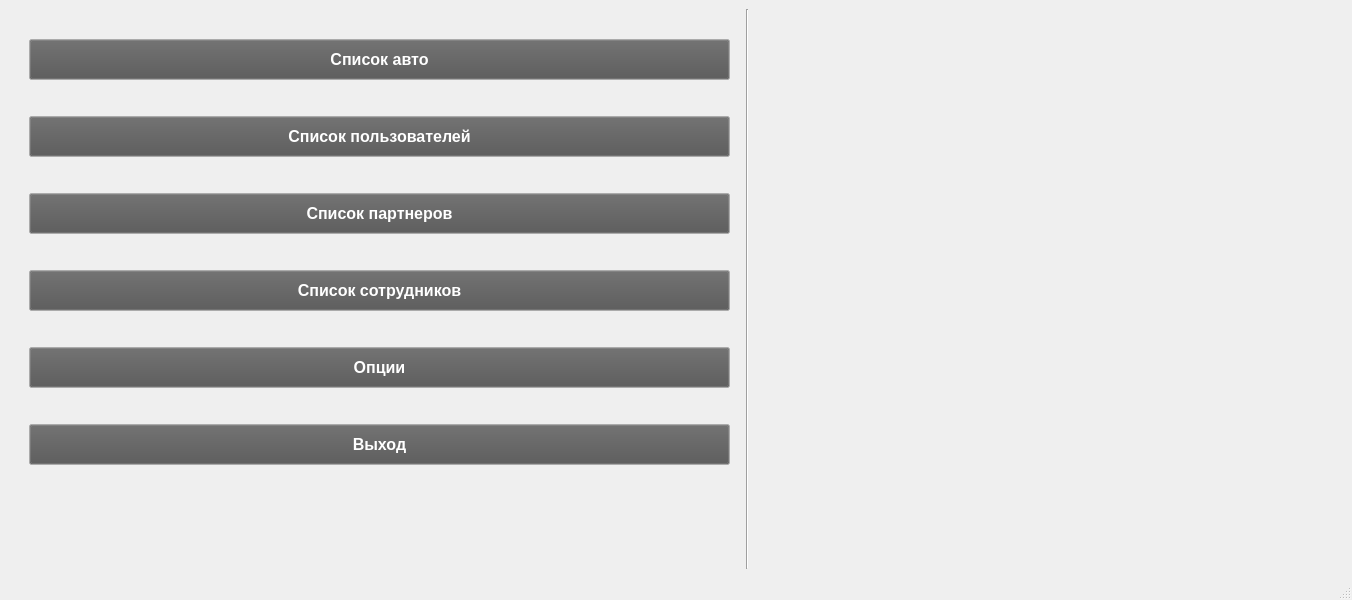
<?xml version="1.0" encoding="UTF-8"?>
<ui version="4.0">
 <class>MainWindow</class>
 <widget class="QMainWindow" name="MainWindow">
  <property name="geometry">
   <rect>
    <x>0</x>
    <y>0</y>
    <width>1352</width>
    <height>600</height>
   </rect>
  </property>
  <property name="windowTitle">
   <string>MainWindow</string>
  </property>
  <widget class="QWidget" name="centralwidget">
   <layout class="QHBoxLayout" name="horizontalLayout_2">
    <item>
     <spacer name="horizontalSpacer_2">
      <property name="sizePolicy">
       <sizepolicy hsizetype="Fixed" vsizetype="Minimum">
        <horstretch>0</horstretch>
        <verstretch>0</verstretch>
       </sizepolicy>
      </property>
      <property name="orientation">
       <enum>Qt::Orientation::Horizontal</enum>
      </property>
      <property name="sizeType">
       <enum>QSizePolicy::Policy::Fixed</enum>
      </property>
      <property name="sizeHint" stdset="0">
       <size>
        <width>20</width>
        <height>20</height>
       </size>
      </property>
     </spacer>
    </item>
    <item>
     <layout class="QHBoxLayout" name="horizontalLayout">
      <item>
       <layout class="QVBoxLayout" name="verticalLayout">
        <item>
         <spacer name="verticalSpacer">
          <property name="orientation">
           <enum>Qt::Orientation::Vertical</enum>
          </property>
          <property name="sizeType">
           <enum>QSizePolicy::Policy::Fixed</enum>
          </property>
          <property name="sizeHint" stdset="0">
           <size>
            <width>20</width>
            <height>30</height>
           </size>
          </property>
         </spacer>
        </item>
        <item>
         <widget class="QPushButton" name="auto_list_button">
          <property name="sizePolicy">
           <sizepolicy hsizetype="Fixed" vsizetype="Fixed">
            <horstretch>0</horstretch>
            <verstretch>0</verstretch>
           </sizepolicy>
          </property>
          <property name="minimumSize">
           <size>
            <width>701</width>
            <height>41</height>
           </size>
          </property>
          <property name="palette">
           <palette>
            <active>
             <colorrole role="WindowText">
              <brush brushstyle="SolidPattern">
               <color alpha="255">
                <red>0</red>
                <green>0</green>
                <blue>0</blue>
               </color>
              </brush>
             </colorrole>
             <colorrole role="Button">
              <brush brushstyle="SolidPattern">
               <color alpha="255">
                <red>84</red>
                <green>84</green>
                <blue>84</blue>
               </color>
              </brush>
             </colorrole>
             <colorrole role="Light">
              <brush brushstyle="SolidPattern">
               <color alpha="255">
                <red>185</red>
                <green>185</green>
                <blue>185</blue>
               </color>
              </brush>
             </colorrole>
             <colorrole role="Dark">
              <brush brushstyle="SolidPattern">
               <color alpha="255">
                <red>84</red>
                <green>84</green>
                <blue>84</blue>
               </color>
              </brush>
             </colorrole>
             <colorrole role="Text">
              <brush brushstyle="SolidPattern">
               <color alpha="255">
                <red>0</red>
                <green>0</green>
                <blue>0</blue>
               </color>
              </brush>
             </colorrole>
             <colorrole role="ButtonText">
              <brush brushstyle="SolidPattern">
               <color alpha="255">
                <red>255</red>
                <green>255</green>
                <blue>255</blue>
               </color>
              </brush>
             </colorrole>
            </active>
            <inactive>
             <colorrole role="WindowText">
              <brush brushstyle="SolidPattern">
               <color alpha="255">
                <red>0</red>
                <green>0</green>
                <blue>0</blue>
               </color>
              </brush>
             </colorrole>
             <colorrole role="Button">
              <brush brushstyle="SolidPattern">
               <color alpha="255">
                <red>84</red>
                <green>84</green>
                <blue>84</blue>
               </color>
              </brush>
             </colorrole>
             <colorrole role="Light">
              <brush brushstyle="SolidPattern">
               <color alpha="255">
                <red>185</red>
                <green>185</green>
                <blue>185</blue>
               </color>
              </brush>
             </colorrole>
             <colorrole role="Dark">
              <brush brushstyle="SolidPattern">
               <color alpha="255">
                <red>84</red>
                <green>84</green>
                <blue>84</blue>
               </color>
              </brush>
             </colorrole>
             <colorrole role="Text">
              <brush brushstyle="SolidPattern">
               <color alpha="255">
                <red>0</red>
                <green>0</green>
                <blue>0</blue>
               </color>
              </brush>
             </colorrole>
             <colorrole role="ButtonText">
              <brush brushstyle="SolidPattern">
               <color alpha="255">
                <red>255</red>
                <green>255</green>
                <blue>255</blue>
               </color>
              </brush>
             </colorrole>
            </inactive>
            <disabled>
             <colorrole role="WindowText">
              <brush brushstyle="SolidPattern">
               <color alpha="255">
                <red>84</red>
                <green>84</green>
                <blue>84</blue>
               </color>
              </brush>
             </colorrole>
             <colorrole role="Button">
              <brush brushstyle="SolidPattern">
               <color alpha="255">
                <red>84</red>
                <green>84</green>
                <blue>84</blue>
               </color>
              </brush>
             </colorrole>
             <colorrole role="Light">
              <brush brushstyle="SolidPattern">
               <color alpha="255">
                <red>185</red>
                <green>185</green>
                <blue>185</blue>
               </color>
              </brush>
             </colorrole>
             <colorrole role="Dark">
              <brush brushstyle="SolidPattern">
               <color alpha="255">
                <red>84</red>
                <green>84</green>
                <blue>84</blue>
               </color>
              </brush>
             </colorrole>
             <colorrole role="Text">
              <brush brushstyle="SolidPattern">
               <color alpha="255">
                <red>84</red>
                <green>84</green>
                <blue>84</blue>
               </color>
              </brush>
             </colorrole>
             <colorrole role="ButtonText">
              <brush brushstyle="SolidPattern">
               <color alpha="255">
                <red>84</red>
                <green>84</green>
                <blue>84</blue>
               </color>
              </brush>
             </colorrole>
            </disabled>
           </palette>
          </property>
          <property name="font">
           <font>
            <pointsize>12</pointsize>
            <bold>true</bold>
           </font>
          </property>
          <property name="text">
           <string>Список авто</string>
          </property>
         </widget>
        </item>
        <item>
         <spacer name="verticalSpacer_3">
          <property name="orientation">
           <enum>Qt::Orientation::Vertical</enum>
          </property>
          <property name="sizeType">
           <enum>QSizePolicy::Policy::Fixed</enum>
          </property>
          <property name="sizeHint" stdset="0">
           <size>
            <width>20</width>
            <height>30</height>
           </size>
          </property>
         </spacer>
        </item>
        <item>
         <widget class="QPushButton" name="user_list_button">
          <property name="sizePolicy">
           <sizepolicy hsizetype="Fixed" vsizetype="Fixed">
            <horstretch>0</horstretch>
            <verstretch>0</verstretch>
           </sizepolicy>
          </property>
          <property name="minimumSize">
           <size>
            <width>701</width>
            <height>41</height>
           </size>
          </property>
          <property name="palette">
           <palette>
            <active>
             <colorrole role="WindowText">
              <brush brushstyle="SolidPattern">
               <color alpha="255">
                <red>0</red>
                <green>0</green>
                <blue>0</blue>
               </color>
              </brush>
             </colorrole>
             <colorrole role="Button">
              <brush brushstyle="SolidPattern">
               <color alpha="255">
                <red>84</red>
                <green>84</green>
                <blue>84</blue>
               </color>
              </brush>
             </colorrole>
             <colorrole role="Light">
              <brush brushstyle="SolidPattern">
               <color alpha="255">
                <red>185</red>
                <green>185</green>
                <blue>185</blue>
               </color>
              </brush>
             </colorrole>
             <colorrole role="Dark">
              <brush brushstyle="SolidPattern">
               <color alpha="255">
                <red>84</red>
                <green>84</green>
                <blue>84</blue>
               </color>
              </brush>
             </colorrole>
             <colorrole role="Text">
              <brush brushstyle="SolidPattern">
               <color alpha="255">
                <red>0</red>
                <green>0</green>
                <blue>0</blue>
               </color>
              </brush>
             </colorrole>
             <colorrole role="ButtonText">
              <brush brushstyle="SolidPattern">
               <color alpha="255">
                <red>255</red>
                <green>255</green>
                <blue>255</blue>
               </color>
              </brush>
             </colorrole>
            </active>
            <inactive>
             <colorrole role="WindowText">
              <brush brushstyle="SolidPattern">
               <color alpha="255">
                <red>0</red>
                <green>0</green>
                <blue>0</blue>
               </color>
              </brush>
             </colorrole>
             <colorrole role="Button">
              <brush brushstyle="SolidPattern">
               <color alpha="255">
                <red>84</red>
                <green>84</green>
                <blue>84</blue>
               </color>
              </brush>
             </colorrole>
             <colorrole role="Light">
              <brush brushstyle="SolidPattern">
               <color alpha="255">
                <red>185</red>
                <green>185</green>
                <blue>185</blue>
               </color>
              </brush>
             </colorrole>
             <colorrole role="Dark">
              <brush brushstyle="SolidPattern">
               <color alpha="255">
                <red>84</red>
                <green>84</green>
                <blue>84</blue>
               </color>
              </brush>
             </colorrole>
             <colorrole role="Text">
              <brush brushstyle="SolidPattern">
               <color alpha="255">
                <red>0</red>
                <green>0</green>
                <blue>0</blue>
               </color>
              </brush>
             </colorrole>
             <colorrole role="ButtonText">
              <brush brushstyle="SolidPattern">
               <color alpha="255">
                <red>255</red>
                <green>255</green>
                <blue>255</blue>
               </color>
              </brush>
             </colorrole>
            </inactive>
            <disabled>
             <colorrole role="WindowText">
              <brush brushstyle="SolidPattern">
               <color alpha="255">
                <red>84</red>
                <green>84</green>
                <blue>84</blue>
               </color>
              </brush>
             </colorrole>
             <colorrole role="Button">
              <brush brushstyle="SolidPattern">
               <color alpha="255">
                <red>84</red>
                <green>84</green>
                <blue>84</blue>
               </color>
              </brush>
             </colorrole>
             <colorrole role="Light">
              <brush brushstyle="SolidPattern">
               <color alpha="255">
                <red>185</red>
                <green>185</green>
                <blue>185</blue>
               </color>
              </brush>
             </colorrole>
             <colorrole role="Dark">
              <brush brushstyle="SolidPattern">
               <color alpha="255">
                <red>84</red>
                <green>84</green>
                <blue>84</blue>
               </color>
              </brush>
             </colorrole>
             <colorrole role="Text">
              <brush brushstyle="SolidPattern">
               <color alpha="255">
                <red>84</red>
                <green>84</green>
                <blue>84</blue>
               </color>
              </brush>
             </colorrole>
             <colorrole role="ButtonText">
              <brush brushstyle="SolidPattern">
               <color alpha="255">
                <red>84</red>
                <green>84</green>
                <blue>84</blue>
               </color>
              </brush>
             </colorrole>
            </disabled>
           </palette>
          </property>
          <property name="font">
           <font>
            <pointsize>12</pointsize>
            <bold>true</bold>
           </font>
          </property>
          <property name="text">
           <string>Список пользователей</string>
          </property>
         </widget>
        </item>
        <item>
         <spacer name="verticalSpacer_4">
          <property name="orientation">
           <enum>Qt::Orientation::Vertical</enum>
          </property>
          <property name="sizeType">
           <enum>QSizePolicy::Policy::Fixed</enum>
          </property>
          <property name="sizeHint" stdset="0">
           <size>
            <width>20</width>
            <height>30</height>
           </size>
          </property>
         </spacer>
        </item>
        <item>
         <widget class="QPushButton" name="partner_list_button">
          <property name="sizePolicy">
           <sizepolicy hsizetype="Fixed" vsizetype="Fixed">
            <horstretch>0</horstretch>
            <verstretch>0</verstretch>
           </sizepolicy>
          </property>
          <property name="minimumSize">
           <size>
            <width>701</width>
            <height>41</height>
           </size>
          </property>
          <property name="palette">
           <palette>
            <active>
             <colorrole role="WindowText">
              <brush brushstyle="SolidPattern">
               <color alpha="255">
                <red>0</red>
                <green>0</green>
                <blue>0</blue>
               </color>
              </brush>
             </colorrole>
             <colorrole role="Button">
              <brush brushstyle="SolidPattern">
               <color alpha="255">
                <red>84</red>
                <green>84</green>
                <blue>84</blue>
               </color>
              </brush>
             </colorrole>
             <colorrole role="Light">
              <brush brushstyle="SolidPattern">
               <color alpha="255">
                <red>185</red>
                <green>185</green>
                <blue>185</blue>
               </color>
              </brush>
             </colorrole>
             <colorrole role="Dark">
              <brush brushstyle="SolidPattern">
               <color alpha="255">
                <red>84</red>
                <green>84</green>
                <blue>84</blue>
               </color>
              </brush>
             </colorrole>
             <colorrole role="Text">
              <brush brushstyle="SolidPattern">
               <color alpha="255">
                <red>0</red>
                <green>0</green>
                <blue>0</blue>
               </color>
              </brush>
             </colorrole>
             <colorrole role="ButtonText">
              <brush brushstyle="SolidPattern">
               <color alpha="255">
                <red>255</red>
                <green>255</green>
                <blue>255</blue>
               </color>
              </brush>
             </colorrole>
            </active>
            <inactive>
             <colorrole role="WindowText">
              <brush brushstyle="SolidPattern">
               <color alpha="255">
                <red>0</red>
                <green>0</green>
                <blue>0</blue>
               </color>
              </brush>
             </colorrole>
             <colorrole role="Button">
              <brush brushstyle="SolidPattern">
               <color alpha="255">
                <red>84</red>
                <green>84</green>
                <blue>84</blue>
               </color>
              </brush>
             </colorrole>
             <colorrole role="Light">
              <brush brushstyle="SolidPattern">
               <color alpha="255">
                <red>185</red>
                <green>185</green>
                <blue>185</blue>
               </color>
              </brush>
             </colorrole>
             <colorrole role="Dark">
              <brush brushstyle="SolidPattern">
               <color alpha="255">
                <red>84</red>
                <green>84</green>
                <blue>84</blue>
               </color>
              </brush>
             </colorrole>
             <colorrole role="Text">
              <brush brushstyle="SolidPattern">
               <color alpha="255">
                <red>0</red>
                <green>0</green>
                <blue>0</blue>
               </color>
              </brush>
             </colorrole>
             <colorrole role="ButtonText">
              <brush brushstyle="SolidPattern">
               <color alpha="255">
                <red>255</red>
                <green>255</green>
                <blue>255</blue>
               </color>
              </brush>
             </colorrole>
            </inactive>
            <disabled>
             <colorrole role="WindowText">
              <brush brushstyle="SolidPattern">
               <color alpha="255">
                <red>84</red>
                <green>84</green>
                <blue>84</blue>
               </color>
              </brush>
             </colorrole>
             <colorrole role="Button">
              <brush brushstyle="SolidPattern">
               <color alpha="255">
                <red>84</red>
                <green>84</green>
                <blue>84</blue>
               </color>
              </brush>
             </colorrole>
             <colorrole role="Light">
              <brush brushstyle="SolidPattern">
               <color alpha="255">
                <red>185</red>
                <green>185</green>
                <blue>185</blue>
               </color>
              </brush>
             </colorrole>
             <colorrole role="Dark">
              <brush brushstyle="SolidPattern">
               <color alpha="255">
                <red>84</red>
                <green>84</green>
                <blue>84</blue>
               </color>
              </brush>
             </colorrole>
             <colorrole role="Text">
              <brush brushstyle="SolidPattern">
               <color alpha="255">
                <red>84</red>
                <green>84</green>
                <blue>84</blue>
               </color>
              </brush>
             </colorrole>
             <colorrole role="ButtonText">
              <brush brushstyle="SolidPattern">
               <color alpha="255">
                <red>84</red>
                <green>84</green>
                <blue>84</blue>
               </color>
              </brush>
             </colorrole>
            </disabled>
           </palette>
          </property>
          <property name="font">
           <font>
            <pointsize>12</pointsize>
            <bold>true</bold>
           </font>
          </property>
          <property name="text">
           <string>Список партнеров</string>
          </property>
         </widget>
        </item>
        <item>
         <spacer name="verticalSpacer_5">
          <property name="orientation">
           <enum>Qt::Orientation::Vertical</enum>
          </property>
          <property name="sizeType">
           <enum>QSizePolicy::Policy::Fixed</enum>
          </property>
          <property name="sizeHint" stdset="0">
           <size>
            <width>20</width>
            <height>30</height>
           </size>
          </property>
         </spacer>
        </item>
        <item>
         <widget class="QPushButton" name="staff_list_button">
          <property name="sizePolicy">
           <sizepolicy hsizetype="Fixed" vsizetype="Fixed">
            <horstretch>0</horstretch>
            <verstretch>0</verstretch>
           </sizepolicy>
          </property>
          <property name="minimumSize">
           <size>
            <width>701</width>
            <height>41</height>
           </size>
          </property>
          <property name="palette">
           <palette>
            <active>
             <colorrole role="WindowText">
              <brush brushstyle="SolidPattern">
               <color alpha="255">
                <red>0</red>
                <green>0</green>
                <blue>0</blue>
               </color>
              </brush>
             </colorrole>
             <colorrole role="Button">
              <brush brushstyle="SolidPattern">
               <color alpha="255">
                <red>84</red>
                <green>84</green>
                <blue>84</blue>
               </color>
              </brush>
             </colorrole>
             <colorrole role="Light">
              <brush brushstyle="SolidPattern">
               <color alpha="255">
                <red>185</red>
                <green>185</green>
                <blue>185</blue>
               </color>
              </brush>
             </colorrole>
             <colorrole role="Dark">
              <brush brushstyle="SolidPattern">
               <color alpha="255">
                <red>84</red>
                <green>84</green>
                <blue>84</blue>
               </color>
              </brush>
             </colorrole>
             <colorrole role="Text">
              <brush brushstyle="SolidPattern">
               <color alpha="255">
                <red>0</red>
                <green>0</green>
                <blue>0</blue>
               </color>
              </brush>
             </colorrole>
             <colorrole role="ButtonText">
              <brush brushstyle="SolidPattern">
               <color alpha="255">
                <red>255</red>
                <green>255</green>
                <blue>255</blue>
               </color>
              </brush>
             </colorrole>
            </active>
            <inactive>
             <colorrole role="WindowText">
              <brush brushstyle="SolidPattern">
               <color alpha="255">
                <red>0</red>
                <green>0</green>
                <blue>0</blue>
               </color>
              </brush>
             </colorrole>
             <colorrole role="Button">
              <brush brushstyle="SolidPattern">
               <color alpha="255">
                <red>84</red>
                <green>84</green>
                <blue>84</blue>
               </color>
              </brush>
             </colorrole>
             <colorrole role="Light">
              <brush brushstyle="SolidPattern">
               <color alpha="255">
                <red>185</red>
                <green>185</green>
                <blue>185</blue>
               </color>
              </brush>
             </colorrole>
             <colorrole role="Dark">
              <brush brushstyle="SolidPattern">
               <color alpha="255">
                <red>84</red>
                <green>84</green>
                <blue>84</blue>
               </color>
              </brush>
             </colorrole>
             <colorrole role="Text">
              <brush brushstyle="SolidPattern">
               <color alpha="255">
                <red>0</red>
                <green>0</green>
                <blue>0</blue>
               </color>
              </brush>
             </colorrole>
             <colorrole role="ButtonText">
              <brush brushstyle="SolidPattern">
               <color alpha="255">
                <red>255</red>
                <green>255</green>
                <blue>255</blue>
               </color>
              </brush>
             </colorrole>
            </inactive>
            <disabled>
             <colorrole role="WindowText">
              <brush brushstyle="SolidPattern">
               <color alpha="255">
                <red>84</red>
                <green>84</green>
                <blue>84</blue>
               </color>
              </brush>
             </colorrole>
             <colorrole role="Button">
              <brush brushstyle="SolidPattern">
               <color alpha="255">
                <red>84</red>
                <green>84</green>
                <blue>84</blue>
               </color>
              </brush>
             </colorrole>
             <colorrole role="Light">
              <brush brushstyle="SolidPattern">
               <color alpha="255">
                <red>185</red>
                <green>185</green>
                <blue>185</blue>
               </color>
              </brush>
             </colorrole>
             <colorrole role="Dark">
              <brush brushstyle="SolidPattern">
               <color alpha="255">
                <red>84</red>
                <green>84</green>
                <blue>84</blue>
               </color>
              </brush>
             </colorrole>
             <colorrole role="Text">
              <brush brushstyle="SolidPattern">
               <color alpha="255">
                <red>84</red>
                <green>84</green>
                <blue>84</blue>
               </color>
              </brush>
             </colorrole>
             <colorrole role="ButtonText">
              <brush brushstyle="SolidPattern">
               <color alpha="255">
                <red>84</red>
                <green>84</green>
                <blue>84</blue>
               </color>
              </brush>
             </colorrole>
            </disabled>
           </palette>
          </property>
          <property name="font">
           <font>
            <pointsize>12</pointsize>
            <bold>true</bold>
           </font>
          </property>
          <property name="text">
           <string>Список сотрудников</string>
          </property>
         </widget>
        </item>
        <item>
         <spacer name="verticalSpacer_6">
          <property name="orientation">
           <enum>Qt::Orientation::Vertical</enum>
          </property>
          <property name="sizeType">
           <enum>QSizePolicy::Policy::Fixed</enum>
          </property>
          <property name="sizeHint" stdset="0">
           <size>
            <width>20</width>
            <height>30</height>
           </size>
          </property>
         </spacer>
        </item>
        <item>
         <widget class="QPushButton" name="setting_button">
          <property name="sizePolicy">
           <sizepolicy hsizetype="Fixed" vsizetype="Fixed">
            <horstretch>0</horstretch>
            <verstretch>0</verstretch>
           </sizepolicy>
          </property>
          <property name="minimumSize">
           <size>
            <width>701</width>
            <height>41</height>
           </size>
          </property>
          <property name="palette">
           <palette>
            <active>
             <colorrole role="WindowText">
              <brush brushstyle="SolidPattern">
               <color alpha="255">
                <red>0</red>
                <green>0</green>
                <blue>0</blue>
               </color>
              </brush>
             </colorrole>
             <colorrole role="Button">
              <brush brushstyle="SolidPattern">
               <color alpha="255">
                <red>84</red>
                <green>84</green>
                <blue>84</blue>
               </color>
              </brush>
             </colorrole>
             <colorrole role="Light">
              <brush brushstyle="SolidPattern">
               <color alpha="255">
                <red>185</red>
                <green>185</green>
                <blue>185</blue>
               </color>
              </brush>
             </colorrole>
             <colorrole role="Dark">
              <brush brushstyle="SolidPattern">
               <color alpha="255">
                <red>84</red>
                <green>84</green>
                <blue>84</blue>
               </color>
              </brush>
             </colorrole>
             <colorrole role="Text">
              <brush brushstyle="SolidPattern">
               <color alpha="255">
                <red>0</red>
                <green>0</green>
                <blue>0</blue>
               </color>
              </brush>
             </colorrole>
             <colorrole role="ButtonText">
              <brush brushstyle="SolidPattern">
               <color alpha="255">
                <red>255</red>
                <green>255</green>
                <blue>255</blue>
               </color>
              </brush>
             </colorrole>
            </active>
            <inactive>
             <colorrole role="WindowText">
              <brush brushstyle="SolidPattern">
               <color alpha="255">
                <red>0</red>
                <green>0</green>
                <blue>0</blue>
               </color>
              </brush>
             </colorrole>
             <colorrole role="Button">
              <brush brushstyle="SolidPattern">
               <color alpha="255">
                <red>84</red>
                <green>84</green>
                <blue>84</blue>
               </color>
              </brush>
             </colorrole>
             <colorrole role="Light">
              <brush brushstyle="SolidPattern">
               <color alpha="255">
                <red>185</red>
                <green>185</green>
                <blue>185</blue>
               </color>
              </brush>
             </colorrole>
             <colorrole role="Dark">
              <brush brushstyle="SolidPattern">
               <color alpha="255">
                <red>84</red>
                <green>84</green>
                <blue>84</blue>
               </color>
              </brush>
             </colorrole>
             <colorrole role="Text">
              <brush brushstyle="SolidPattern">
               <color alpha="255">
                <red>0</red>
                <green>0</green>
                <blue>0</blue>
               </color>
              </brush>
             </colorrole>
             <colorrole role="ButtonText">
              <brush brushstyle="SolidPattern">
               <color alpha="255">
                <red>255</red>
                <green>255</green>
                <blue>255</blue>
               </color>
              </brush>
             </colorrole>
            </inactive>
            <disabled>
             <colorrole role="WindowText">
              <brush brushstyle="SolidPattern">
               <color alpha="255">
                <red>84</red>
                <green>84</green>
                <blue>84</blue>
               </color>
              </brush>
             </colorrole>
             <colorrole role="Button">
              <brush brushstyle="SolidPattern">
               <color alpha="255">
                <red>84</red>
                <green>84</green>
                <blue>84</blue>
               </color>
              </brush>
             </colorrole>
             <colorrole role="Light">
              <brush brushstyle="SolidPattern">
               <color alpha="255">
                <red>185</red>
                <green>185</green>
                <blue>185</blue>
               </color>
              </brush>
             </colorrole>
             <colorrole role="Dark">
              <brush brushstyle="SolidPattern">
               <color alpha="255">
                <red>84</red>
                <green>84</green>
                <blue>84</blue>
               </color>
              </brush>
             </colorrole>
             <colorrole role="Text">
              <brush brushstyle="SolidPattern">
               <color alpha="255">
                <red>84</red>
                <green>84</green>
                <blue>84</blue>
               </color>
              </brush>
             </colorrole>
             <colorrole role="ButtonText">
              <brush brushstyle="SolidPattern">
               <color alpha="255">
                <red>84</red>
                <green>84</green>
                <blue>84</blue>
               </color>
              </brush>
             </colorrole>
            </disabled>
           </palette>
          </property>
          <property name="font">
           <font>
            <pointsize>12</pointsize>
            <bold>true</bold>
           </font>
          </property>
          <property name="text">
           <string>Опции</string>
          </property>
         </widget>
        </item>
        <item>
         <spacer name="verticalSpacer_7">
          <property name="orientation">
           <enum>Qt::Orientation::Vertical</enum>
          </property>
          <property name="sizeType">
           <enum>QSizePolicy::Policy::Fixed</enum>
          </property>
          <property name="sizeHint" stdset="0">
           <size>
            <width>20</width>
            <height>30</height>
           </size>
          </property>
         </spacer>
        </item>
        <item>
         <widget class="QPushButton" name="exit_button">
          <property name="sizePolicy">
           <sizepolicy hsizetype="Fixed" vsizetype="Fixed">
            <horstretch>0</horstretch>
            <verstretch>0</verstretch>
           </sizepolicy>
          </property>
          <property name="minimumSize">
           <size>
            <width>701</width>
            <height>41</height>
           </size>
          </property>
          <property name="palette">
           <palette>
            <active>
             <colorrole role="WindowText">
              <brush brushstyle="SolidPattern">
               <color alpha="255">
                <red>0</red>
                <green>0</green>
                <blue>0</blue>
               </color>
              </brush>
             </colorrole>
             <colorrole role="Button">
              <brush brushstyle="SolidPattern">
               <color alpha="255">
                <red>84</red>
                <green>84</green>
                <blue>84</blue>
               </color>
              </brush>
             </colorrole>
             <colorrole role="Light">
              <brush brushstyle="SolidPattern">
               <color alpha="255">
                <red>185</red>
                <green>185</green>
                <blue>185</blue>
               </color>
              </brush>
             </colorrole>
             <colorrole role="Dark">
              <brush brushstyle="SolidPattern">
               <color alpha="255">
                <red>84</red>
                <green>84</green>
                <blue>84</blue>
               </color>
              </brush>
             </colorrole>
             <colorrole role="Text">
              <brush brushstyle="SolidPattern">
               <color alpha="255">
                <red>0</red>
                <green>0</green>
                <blue>0</blue>
               </color>
              </brush>
             </colorrole>
             <colorrole role="ButtonText">
              <brush brushstyle="SolidPattern">
               <color alpha="255">
                <red>255</red>
                <green>255</green>
                <blue>255</blue>
               </color>
              </brush>
             </colorrole>
            </active>
            <inactive>
             <colorrole role="WindowText">
              <brush brushstyle="SolidPattern">
               <color alpha="255">
                <red>0</red>
                <green>0</green>
                <blue>0</blue>
               </color>
              </brush>
             </colorrole>
             <colorrole role="Button">
              <brush brushstyle="SolidPattern">
               <color alpha="255">
                <red>84</red>
                <green>84</green>
                <blue>84</blue>
               </color>
              </brush>
             </colorrole>
             <colorrole role="Light">
              <brush brushstyle="SolidPattern">
               <color alpha="255">
                <red>185</red>
                <green>185</green>
                <blue>185</blue>
               </color>
              </brush>
             </colorrole>
             <colorrole role="Dark">
              <brush brushstyle="SolidPattern">
               <color alpha="255">
                <red>84</red>
                <green>84</green>
                <blue>84</blue>
               </color>
              </brush>
             </colorrole>
             <colorrole role="Text">
              <brush brushstyle="SolidPattern">
               <color alpha="255">
                <red>0</red>
                <green>0</green>
                <blue>0</blue>
               </color>
              </brush>
             </colorrole>
             <colorrole role="ButtonText">
              <brush brushstyle="SolidPattern">
               <color alpha="255">
                <red>255</red>
                <green>255</green>
                <blue>255</blue>
               </color>
              </brush>
             </colorrole>
            </inactive>
            <disabled>
             <colorrole role="WindowText">
              <brush brushstyle="SolidPattern">
               <color alpha="255">
                <red>84</red>
                <green>84</green>
                <blue>84</blue>
               </color>
              </brush>
             </colorrole>
             <colorrole role="Button">
              <brush brushstyle="SolidPattern">
               <color alpha="255">
                <red>84</red>
                <green>84</green>
                <blue>84</blue>
               </color>
              </brush>
             </colorrole>
             <colorrole role="Light">
              <brush brushstyle="SolidPattern">
               <color alpha="255">
                <red>185</red>
                <green>185</green>
                <blue>185</blue>
               </color>
              </brush>
             </colorrole>
             <colorrole role="Dark">
              <brush brushstyle="SolidPattern">
               <color alpha="255">
                <red>84</red>
                <green>84</green>
                <blue>84</blue>
               </color>
              </brush>
             </colorrole>
             <colorrole role="Text">
              <brush brushstyle="SolidPattern">
               <color alpha="255">
                <red>84</red>
                <green>84</green>
                <blue>84</blue>
               </color>
              </brush>
             </colorrole>
             <colorrole role="ButtonText">
              <brush brushstyle="SolidPattern">
               <color alpha="255">
                <red>84</red>
                <green>84</green>
                <blue>84</blue>
               </color>
              </brush>
             </colorrole>
            </disabled>
           </palette>
          </property>
          <property name="font">
           <font>
            <pointsize>12</pointsize>
            <bold>true</bold>
           </font>
          </property>
          <property name="text">
           <string>Выход</string>
          </property>
         </widget>
        </item>
        <item>
         <spacer name="verticalSpacer_2">
          <property name="orientation">
           <enum>Qt::Orientation::Vertical</enum>
          </property>
          <property name="sizeHint" stdset="0">
           <size>
            <width>20</width>
            <height>40</height>
           </size>
          </property>
         </spacer>
        </item>
       </layout>
      </item>
      <item>
       <spacer name="horizontalSpacer">
        <property name="orientation">
         <enum>Qt::Orientation::Horizontal</enum>
        </property>
        <property name="sizeType">
         <enum>QSizePolicy::Policy::Fixed</enum>
        </property>
        <property name="sizeHint" stdset="0">
         <size>
          <width>10</width>
          <height>20</height>
         </size>
        </property>
       </spacer>
      </item>
      <item>
       <widget class="Line" name="line">
        <property name="orientation">
         <enum>Qt::Orientation::Vertical</enum>
        </property>
       </widget>
      </item>
      <item>
       <spacer name="horizontalSpacer_4">
        <property name="orientation">
         <enum>Qt::Orientation::Horizontal</enum>
        </property>
        <property name="sizeType">
         <enum>QSizePolicy::Policy::Fixed</enum>
        </property>
        <property name="sizeHint" stdset="0">
         <size>
          <width>10</width>
          <height>20</height>
         </size>
        </property>
       </spacer>
      </item>
      <item>
       <widget class="QStackedWidget" name="workZoneWidget">
        <property name="enabled">
         <bool>true</bool>
        </property>
        <property name="minimumSize">
         <size>
          <width>530</width>
          <height>530</height>
         </size>
        </property>
        <widget class="QWidget" name="page"/>
        <widget class="QWidget" name="page_2"/>
       </widget>
      </item>
     </layout>
    </item>
    <item>
     <spacer name="horizontalSpacer_3">
      <property name="sizePolicy">
       <sizepolicy hsizetype="Expanding" vsizetype="Minimum">
        <horstretch>0</horstretch>
        <verstretch>0</verstretch>
       </sizepolicy>
      </property>
      <property name="orientation">
       <enum>Qt::Orientation::Horizontal</enum>
      </property>
      <property name="sizeType">
       <enum>QSizePolicy::Policy::Expanding</enum>
      </property>
      <property name="sizeHint" stdset="0">
       <size>
        <width>20</width>
        <height>20</height>
       </size>
      </property>
     </spacer>
    </item>
   </layout>
  </widget>
  <widget class="QMenuBar" name="menubar">
   <property name="geometry">
    <rect>
     <x>0</x>
     <y>0</y>
     <width>1352</width>
     <height>21</height>
    </rect>
   </property>
  </widget>
  <widget class="QStatusBar" name="statusbar"/>
 </widget>
 <resources/>
 <connections/>
</ui>
